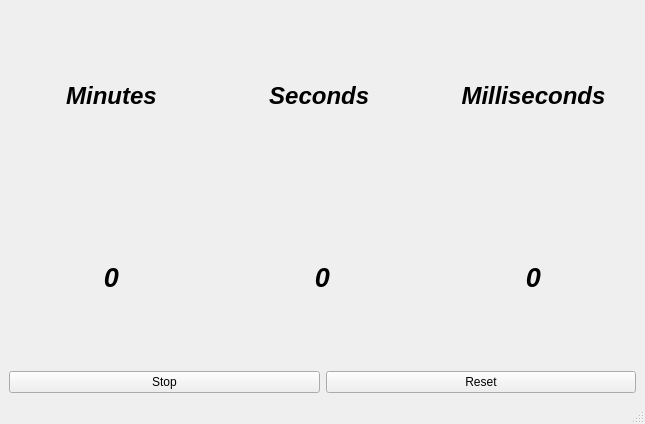
<?xml version="1.0" encoding="UTF-8"?>
<ui version="4.0">
 <class>MainWindow</class>
 <widget class="QMainWindow" name="MainWindow">
  <property name="geometry">
   <rect>
    <x>0</x>
    <y>0</y>
    <width>645</width>
    <height>424</height>
   </rect>
  </property>
  <property name="windowTitle">
   <string>MainWindow</string>
  </property>
  <widget class="QWidget" name="centralwidget">
   <layout class="QGridLayout" name="gridLayout_2">
    <item row="0" column="0">
     <layout class="QVBoxLayout" name="verticalLayout_4">
      <item>
       <layout class="QGridLayout" name="gridLayout">
        <item row="0" column="0">
         <layout class="QVBoxLayout" name="verticalLayout_2">
          <item>
           <widget class="QLabel" name="label_4">
            <property name="text">
             <string>&lt;html&gt;&lt;head/&gt;&lt;body&gt;&lt;p&gt;&lt;span style=&quot; font-size:18pt; font-weight:700; font-style:italic;&quot;&gt;Minutes&lt;/span&gt;&lt;/p&gt;&lt;/body&gt;&lt;/html&gt;</string>
            </property>
            <property name="textFormat">
             <enum>Qt::AutoText</enum>
            </property>
            <property name="alignment">
             <set>Qt::AlignCenter</set>
            </property>
           </widget>
          </item>
          <item>
           <widget class="QLabel" name="label">
            <property name="font">
             <font>
              <pointsize>20</pointsize>
              <bold>true</bold>
             </font>
            </property>
            <property name="text">
             <string>&lt;html&gt;&lt;head/&gt;&lt;body&gt;&lt;p&gt;&lt;span style=&quot; font-size:20pt; font-weight:700; font-style:italic;&quot;&gt;0&lt;/span&gt;&lt;/p&gt;&lt;/body&gt;&lt;/html&gt;</string>
            </property>
            <property name="alignment">
             <set>Qt::AlignCenter</set>
            </property>
           </widget>
          </item>
         </layout>
        </item>
        <item row="0" column="1">
         <layout class="QVBoxLayout" name="verticalLayout">
          <item>
           <widget class="QLabel" name="label_5">
            <property name="text">
             <string>&lt;html&gt;&lt;head/&gt;&lt;body&gt;&lt;p&gt;&lt;span style=&quot; font-size:18pt; font-weight:700; font-style:italic;&quot;&gt;Seconds &lt;/span&gt;&lt;/p&gt;&lt;/body&gt;&lt;/html&gt;</string>
            </property>
            <property name="alignment">
             <set>Qt::AlignCenter</set>
            </property>
           </widget>
          </item>
          <item>
           <widget class="QLabel" name="label_2">
            <property name="font">
             <font>
              <pointsize>20</pointsize>
              <bold>true</bold>
             </font>
            </property>
            <property name="text">
             <string>&lt;html&gt;&lt;head/&gt;&lt;body&gt;&lt;p&gt;&lt;span style=&quot; font-size:20pt; font-weight:700; font-style:italic;&quot;&gt;0&lt;/span&gt;&lt;/p&gt;&lt;/body&gt;&lt;/html&gt;</string>
            </property>
            <property name="alignment">
             <set>Qt::AlignCenter</set>
            </property>
           </widget>
          </item>
         </layout>
        </item>
        <item row="0" column="2">
         <layout class="QVBoxLayout" name="verticalLayout_3">
          <item>
           <widget class="QLabel" name="label_6">
            <property name="text">
             <string>&lt;html&gt;&lt;head/&gt;&lt;body&gt;&lt;p&gt;&lt;span style=&quot; font-size:18pt; font-weight:700; font-style:italic;&quot;&gt;Milliseconds&lt;/span&gt;&lt;/p&gt;&lt;/body&gt;&lt;/html&gt;</string>
            </property>
            <property name="alignment">
             <set>Qt::AlignCenter</set>
            </property>
           </widget>
          </item>
          <item>
           <widget class="QLabel" name="label_3">
            <property name="font">
             <font>
              <pointsize>20</pointsize>
              <bold>true</bold>
             </font>
            </property>
            <property name="text">
             <string>&lt;html&gt;&lt;head/&gt;&lt;body&gt;&lt;p&gt;&lt;span style=&quot; font-size:20pt; font-weight:700; font-style:italic;&quot;&gt;0&lt;/span&gt;&lt;/p&gt;&lt;/body&gt;&lt;/html&gt;</string>
            </property>
            <property name="alignment">
             <set>Qt::AlignCenter</set>
            </property>
           </widget>
          </item>
         </layout>
        </item>
       </layout>
      </item>
      <item>
       <layout class="QHBoxLayout" name="horizontalLayout">
        <item>
         <widget class="QPushButton" name="pushButton">
          <property name="text">
           <string>Stop</string>
          </property>
         </widget>
        </item>
        <item>
         <widget class="QPushButton" name="pushButton_2">
          <property name="text">
           <string>Reset</string>
          </property>
         </widget>
        </item>
       </layout>
      </item>
     </layout>
    </item>
   </layout>
  </widget>
  <widget class="QMenuBar" name="menubar">
   <property name="geometry">
    <rect>
     <x>0</x>
     <y>0</y>
     <width>645</width>
     <height>21</height>
    </rect>
   </property>
  </widget>
  <widget class="QStatusBar" name="statusbar"/>
 </widget>
 <resources/>
 <connections/>
</ui>
